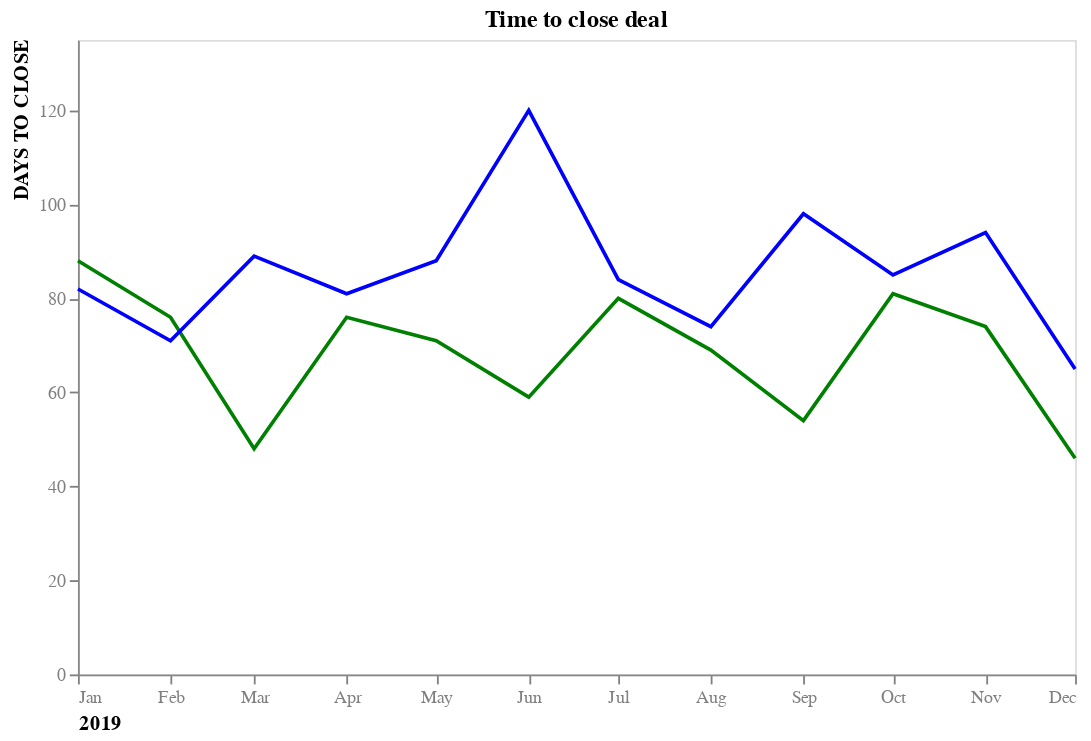

Write notebook code for a chart like this one.
### Code cell
line_chart = alt.Chart(df).mark_line().encode(
    x=alt.X('Date:T').axis(
        title='2019',
        titleAnchor='start',
        labelAngle=0,
        grid=False,
        labelColor='grey',
        tickColor='grey',
        format='%b'),
    y=alt.Y('Sales').scale(domain=[0, 135]).axis(
        title='DAYS TO CLOSE',
        titleAnchor='end',
        grid=False,
        labelColor='grey',
        tickColor='grey'
    ),
    color=alt.Color('Sales Type:N', scale=colors, legend=None),
    strokeWidth=alt.value(2)    
).properties(
    title='Time to close deal',
    width=550,
    height=350
)

line_chart

### Figure 1 — Vega-Lite specification as saved in the notebook (floating-point values rounded to 4 significant figures)
{"config": {"view": {"continuousWidth": 300, "continuousHeight": 300}}, "data": {"name": "data-1998f29f3c585e49309d8a292a2b2c66"}, "mark": {"type": "line"}, "encoding": {"color": {"field": "Sales Type", "legend": null, "scale": {"domain": ["Direct Sales", "Indirect Sales"], "range": ["green", "blue"]}, "type": "nominal"}, "strokeWidth": {"value": 2}, "x": {"axis": {"title": "2019", "titleAnchor": "start", "labelAngle": 0, "grid": false, "labelColor": "grey", "tickColor": "grey", "format": "%b"}, "field": "Date", "type": "temporal"}, "y": {"axis": {"title": "DAYS TO CLOSE", "titleAnchor": "end", "grid": false, "labelColor": "grey", "tickColor": "grey"}, "field": "Sales", "scale": {"domain": [0, 135]}, "type": "quantitative"}}, "height": 350, "title": "Time to close deal", "width": 550, "$schema": "https://vega.github.io/schema/vega-lite/v5.6.1.json", "datasets": {"data-1998f29f3c585e49309d8a292a2b2c66": [{"Month": "Jan", "Date": "2019-01-01T00:00:00", "Goal": 90, "Sales Type": "Direct Sales", "Sales": 88, "Text": "GOAL"}, {"Month": "Feb", "Date": "2019-02-01T00:00:00", "Goal": 90, "Sales Type": "Direct Sales", "Sales": 76, "Text": "GOAL"}, {"Month": "Mar", "Date": "2019-03-01T00:00:00", "Goal": 90, "Sales Type": "Direct Sales", "Sales": 48, "Text": "GOAL"}, {"Month": "Apr", "Date": "2019-04-01T00:00:00", "Goal": 90, "Sales Type": "Direct Sales", "Sales": 76, "Text": "GOAL"}, {"Month": "May", "Date": "2019-05-01T00:00:00", "Goal": 90, "Sales Type": "Direct Sales", "Sales": 71, "Text": "GOAL"}, {"Month": "Jun", "Date": "2019-06-01T00:00:00", "Goal": 90, "Sales Type": "Direct Sales", "Sales": 59, "Text": "GOAL"}, {"Month": "Jul", "Date": "2019-07-01T00:00:00", "Goal": 90, "Sales Type": "Direct Sales", "Sales": 80, "Text": "GOAL"}, {"Month": "Aug", "Date": "2019-08-01T00:00:00", "Goal": 90, "Sales Type": "Direct Sales", "Sales": 69, "Text": "GOAL"}, {"Month": "Sep", "Date": "2019-09-01T00:00:00", "Goal": 90, "Sales Type": "Direct Sales", "Sales": 54, "Text": "GOAL"}, {"Month": "Oct", "Date": "2019-10-01T00:00:00", "Goal": 90, "Sales Type": "Direct Sales", "Sales": 81, "Text": "GOAL"}, {"Month": "Nov", "Date": "2019-11-01T00:00:00", "Goal": 90, "Sales Type": "Direct Sales", "Sales": 74, "Text": "GOAL"}, {"Month": "Dec", "Date": "2019-12-01T00:00:00", "Goal": 90, "Sales Type": "Direct Sales", "Sales": 46, "Text": "GOAL"}, {"Month": "Jan", "Date": "2019-01-01T00:00:00", "Goal": 90, "Sales Type": "Indirect Sales", "Sales": 82, "Text": "GOAL"}, {"Month": "Feb", "Date": "2019-02-01T00:00:00", "Goal": 90, "Sales Type": "Indirect Sales", "Sales": 71, "Text": "GOAL"}, {"Month": "Mar", "Date": "2019-03-01T00:00:00", "Goal": 90, "Sales Type": "Indirect Sales", "Sales": 89, "Text": "GOAL"}, {"Month": "Apr", "Date": "2019-04-01T00:00:00", "Goal": 90, "Sales Type": "Indirect Sales", "Sales": 81, "Text": "GOAL"}, {"Month": "May", "Date": "2019-05-01T00:00:00", "Goal": 90, "Sales Type": "Indirect Sales", "Sales": 88, "Text": "GOAL"}, {"Month": "Jun", "Date": "2019-06-01T00:00:00", "Goal": 90, "Sales Type": "Indirect Sales", "Sales": 120, "Text": "GOAL"}, {"Month": "Jul", "Date": "2019-07-01T00:00:00", "Goal": 90, "Sales Type": "Indirect Sales", "Sales": 84, "Text": "GOAL"}, {"Month": "Aug", "Date": "2019-08-01T00:00:00", "Goal": 90, "Sales Type": "Indirect Sales", "Sales": 74, "Text": "GOAL"}, {"Month": "Sep", "Date": "2019-09-01T00:00:00", "Goal": 90, "Sales Type": "Indirect Sales", "Sales": 98, "Text": "GOAL"}, {"Month": "Oct", "Date": "2019-10-01T00:00:00", "Goal": 90, "Sales Type": "Indirect Sales", "Sales": 85, "Text": "GOAL"}, {"Month": "Nov", "Date": "2019-11-01T00:00:00", "Goal": 90, "Sales Type": "Indirect Sales", "Sales": 94, "Text": "GOAL"}, {"Month": "Dec", "Date": "2019-12-01T00:00:00", "Goal": 90, "Sales Type": "Indirect Sales", "Sales": 65, "Text": "GOAL"}]}}
